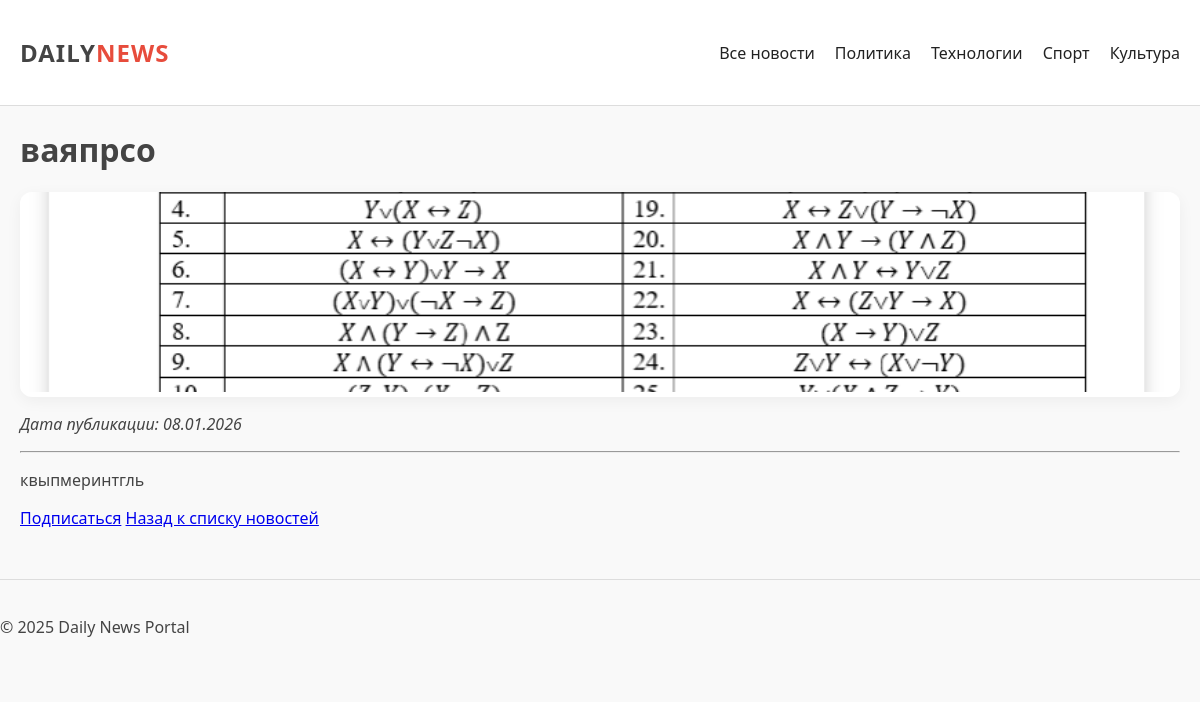
/news/1/, run on an earlier commit of the app's database.
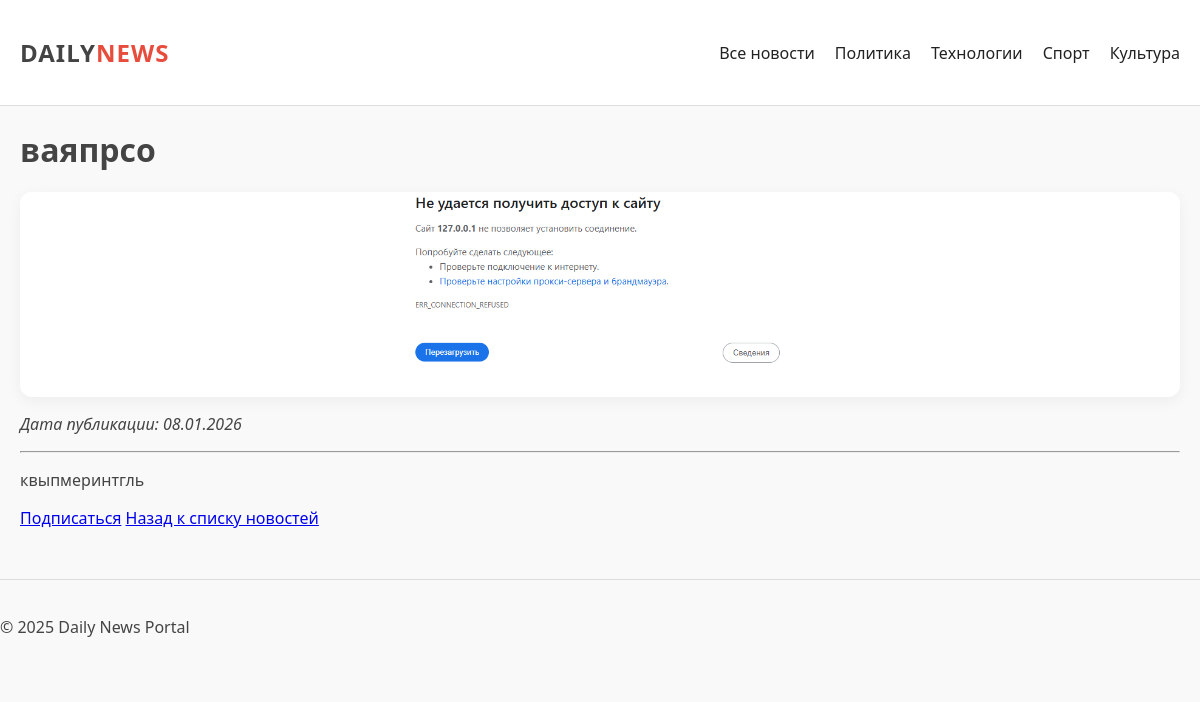
And on a later commit of the database.
### news/models.py (models this page shows, shortened)
class Tovar(models.Model):
    title = models.TextField(max_length=255)
    text = models.TextField()
    category = models.ForeignKey('Category', on_delete=models.CASCADE)
    data = models.DateTimeField(auto_now_add=True)
    image = models.ImageField(upload_to='img_news/', blank=True, verbose_name="Изображение")
    author = models.TextField(max_length=30)

### news/views.py (the view)
# urls.py: path('news/<int:pk>/', TovarDetailView.as_view(), name='news_detail'),
class TovarDetailView(DetailView):
    model = Tovar
    template_name = 'news_detail.html'
    context_object_name = 'article'

### news/templatetags/news_filters.py (called while the page is built)
@register.filter(name='censor')
def censor(value):
    if not isinstance(value, str):
        return value
    text = value
    for word in BAD_WORDS:
        pattern = re.compile(re.escape(word), re.IGNORECASE)
        def replace_with_stars(match):
            w = match.group(0)
            return w[0] + '*' * (len(w) - 1)
        text = pattern.sub(replace_with_stars, text)
    return text

### templates/news_detail.html (shortened to what this page needs)
{% extends 'default.html' %}
{% load news_filters %}
{% block content %}
    <body>
        <h1>{{ article.title|censor}}</h1>
        <article class="card">
            {% if article.image %}
                <img src="{{ article.image.url }}" alt="{{ article.title }}">
            {% endif %}
        </article>
        <p><i>Дата публикации: {{ article.data|date:"d.m.Y" }}</i></p>
        <hr>
        <div class="content">
            {{ article.text|censor|linebreaks }}
        </div>
        {% if user in article.category.subscribers.all %}
            <a href="{% url 'news:unsubscribe' article.category.id %}" class="btn btn-secondary">Отписаться</a>
        {% else %}
            <a href="{% url 'news:subscribe' article.category.id %}" class="btn btn-primary">Подписаться</a>
        {% endif %}
        <a href="/news/">Назад к списку новостей</a>
    </body>
{% endblock %}

What changed in the data, as far as the page shows it:
changed Tovar "ваяпрсо": image: a different picture
